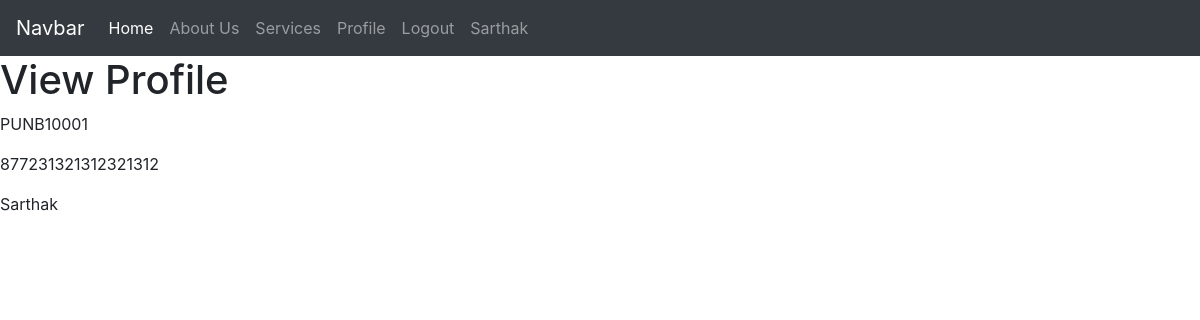
/viewProfile (signed in), run on the app's committed database.
### comity/models.py (models this page shows, shortened)
class UserInfo(models.Model):
    u_id =  models.ForeignKey(
        settings.AUTH_USER_MODEL,
        on_delete=models.CASCADE,
        null=True,
     )
    account_number = models.CharField(max_length=20)
    ifsc = models.CharField(max_length=20)
    branch_address = models.CharField(max_length=130, default = '')
    superuser = models.BooleanField(default=False)
    superuser_start_date = models.IntegerField(default=0)
    superuser_end_date = models.IntegerField(default=0)
    paytm_qr_code = models.ImageField(blank=True, upload_to='static/img/', default='')
    phonepe_qr_code = models.ImageField(blank=True, upload_to='static/img/', default='')
    gpay_qr_code = models.FileField(blank=True, upload_to='static/img/', default='')
    mobile = models.IntegerField(max_length=20, blank=False, default=0)
    address_line_1 = models.CharField(max_length=100, blank=True, default='')
    address_line_2 = models.CharField(max_length=100, blank=True, default='')

### comity/views.py (the view)
# urls.py: path('viewProfile', views.viewProfile, name='viewProfile'),
def viewProfile(request):
    user = request.user
    user_info = UserInfo.objects.get(u_id=user)
    context = {"user_info": user_info}
    return render(request, "viewProfile.html", context)

### templates/viewProfile.html (shortened to what this page needs)
{% extends 'base.html' %}
{% block body %}
<h1>View Profile</h1>
{% if user_info %}
<p> {{user_info.ifsc}} </p>
<p> {{user_info.account_number}} </p>
<p> {{user_info.u_id.username}} </p>
{% else %}
<p>No user data</p>
{% endif %}
{% endblock body %}

### templates/base.html (shortened to what this page needs)
<!doctype html>
<html lang="en">
  <head>
    <link rel="stylesheet" href="https://stackpath.bootstrapcdn.com/bootstrap/4.3.1/css/bootstrap.min.css">
  </head>
  <body>
<nav class="navbar navbar-expand-lg navbar-dark bg-dark">
  <a class="navbar-brand" href="#">Navbar</a>
  <div class="collapse navbar-collapse" id="navbarNavDropdown">
    <ul class="navbar-nav">
      <li class="nav-item active">
        <a class="nav-link" href="/">Home <span class="sr-only">(current)</span></a>
      </li>
      <li class="nav-item">
        <a class="nav-link" href="/about">About Us</a>
      </li>
      <li class="nav-item">
        <a class="nav-link" href="/services">Services</a>
      </li>
      <li class="nav-item">
        <a class="nav-link" href="/profile">Profile</a>
      </li>
       <li class="nav-item">
        <a class="nav-link" href='/logout'>Logout</a>
      </li>
      <li class="nav-item">
        <a class="nav-link">{{request.user}}</a>
      </li>
    </ul>
  </div>
</nav>
{% block body %} {% endblock body %}
  </body>
</html>

### data on the page
UserInfo: ifsc "PUNB10001", account_number "877231321312321312", u_id.username "Sarthak"

### other printed values
{{ request.user }} "Sarthak"
